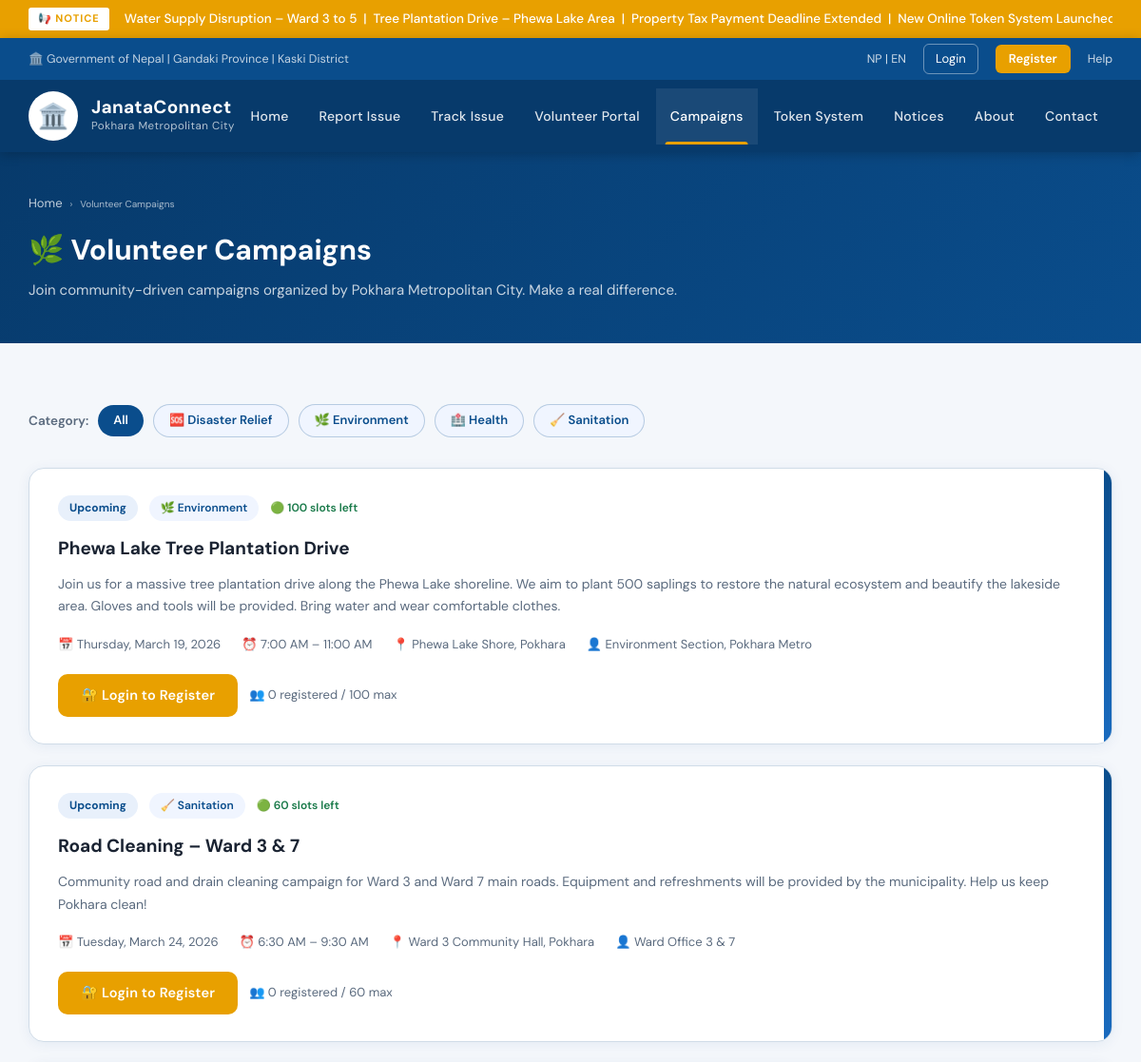
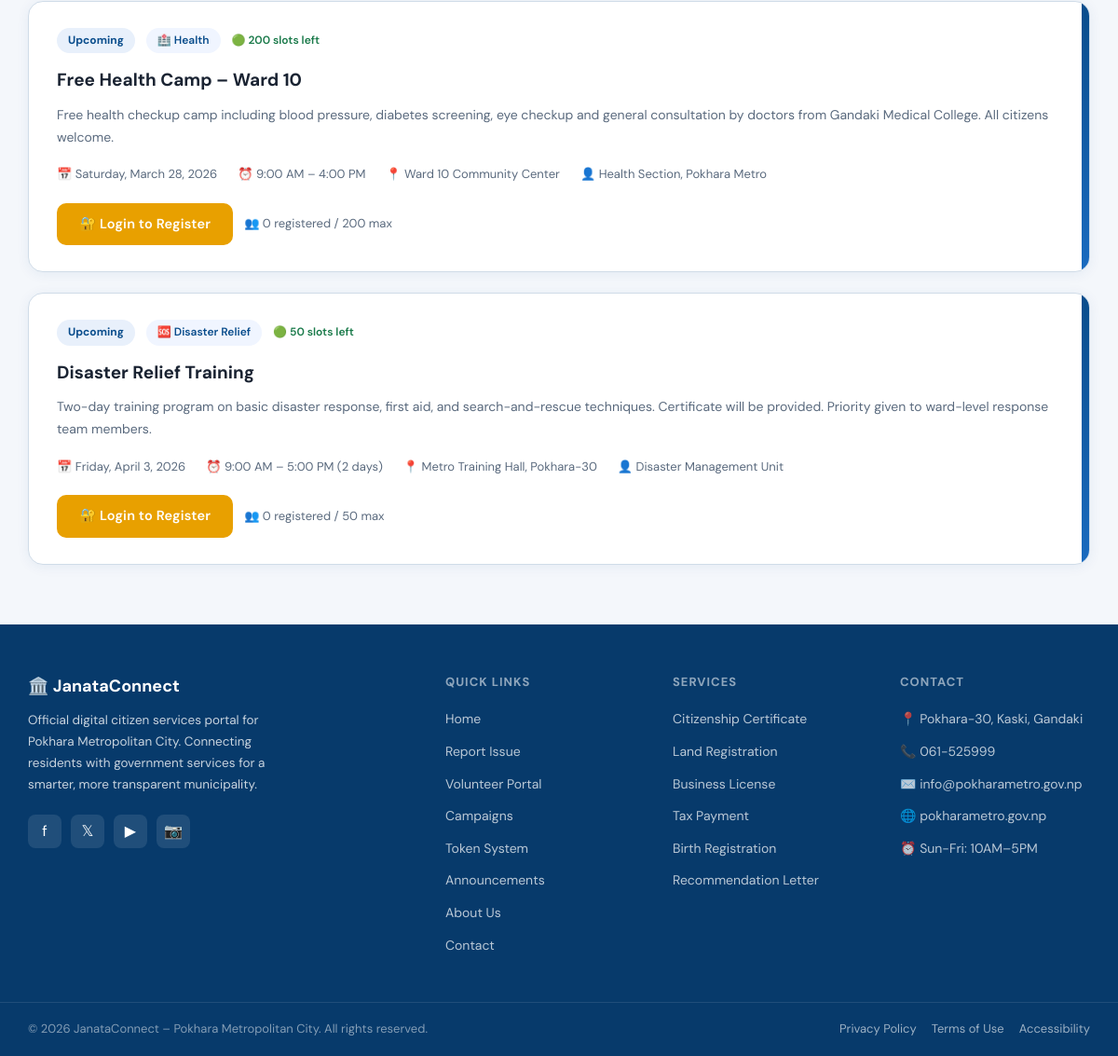
The page /campaigns.php on the database its author committed (2 pictures, top to bottom).
### tables this page shows
CREATE TABLE IF NOT EXISTS campaigns (
    id INT AUTO_INCREMENT PRIMARY KEY,
    title VARCHAR(250) NOT NULL,
    description TEXT NOT NULL,
    location VARCHAR(300),
    campaign_date DATE,
    campaign_time VARCHAR(60),
    organizer VARCHAR(150),
    max_volunteers INT DEFAULT 0,
    image VARCHAR(300),
    category VARCHAR(80),
    status ENUM('Upcoming','Ongoing','Completed','Cancelled') DEFAULT 'Upcoming',
    is_active TINYINT(1) DEFAULT 1,
    created_at TIMESTAMP DEFAULT CURRENT_TIMESTAMP
);

### config/auth.php (called while the page is built, shortened)
<?php
function user_logged_in(): bool {
    return isset($_SESSION['user_id']) && !empty($_SESSION['user_id']);
}
?>

### campaigns.php (the view, shortened to what this page needs)
<?php
require_once 'config/auth.php';
$__camp_user = user_logged_in() ? current_user() : null;
$conn = getDB();
$cat_filter = $conn->real_escape_string($_GET['category'] ?? '');
$where = "WHERE is_active=1" . ($cat_filter ? " AND category='$cat_filter'" : '');
$campaigns = $conn->query("SELECT c.*,
    (SELECT COUNT(*) FROM campaign_registrations cr WHERE cr.campaign_id = c.id) as reg_count
    FROM campaigns c $where ORDER BY campaign_date ASC");
$cats_res = $conn->query("SELECT DISTINCT category FROM campaigns WHERE is_active=1 ORDER BY category");
$categories = [];
while ($cat = $cats_res->fetch_assoc()) $categories[] = $cat['category'];
$cat_icons = [
    'Environment' => '🌿',
    'Sanitation' => '🧹',
    'Health' => '🏥',
    'Disaster Relief' => '🆘',
    'Education' => '📚',
    'Infrastructure' => '🏗️',
    'Social Work' => '🤝',
];
$status_colors = [
    'Upcoming' => ['bg' => '#e8f0fb', 'text' => '#0a4d8c'],
    'Ongoing'  => ['bg' => '#e6f6ed', 'text' => '#1a7a4a'],
    'Completed'=> ['bg' => '#f4f7fb', 'text' => '#5a6a7e'],
    'Cancelled'=> ['bg' => '#fde8e6', 'text' => '#c0392b'],
];
include 'includes/header.php';
?>
<div class="page-banner">
  <div class="container">
    <div class="breadcrumb">
      <a href="index.php">Home</a> <span>›</span> <span>Volunteer Campaigns</span>
    </div>
    <h1>🌿 Volunteer Campaigns</h1>
    <p>Join community-driven campaigns organized by Pokhara Metropolitan City. Make a real difference.</p>
  </div>
</div>
<section class="section">
  <div class="container">
    <div style="display:flex;gap:10px;flex-wrap:wrap;margin-bottom:32px;align-items:center;">
      <span style="font-size:13.5px;color:#5a6a7e;font-weight:600;">Category:</span>
      <a href="campaigns.php" style="padding:6px 16px;border-radius:20px;font-size:13px;font-weight:600;text-decoration:none;
        background:<?= !$cat_filter ? 'var(--primary)' : '#f0f5ff' ?>;
        color:<?= !$cat_filter ? 'white' : 'var(--primary)' ?>;border:1.5px solid var(--primary)40;">All</a>
      <?php foreach ($categories as $cat): ?>
      <a href="campaigns.php?category=<?= urlencode($cat) ?>"
         style="padding:6px 16px;border-radius:20px;font-size:13px;font-weight:600;text-decoration:none;
           background:<?= ($cat_filter==$cat) ? 'var(--primary)' : '#f0f5ff' ?>;
           color:<?= ($cat_filter==$cat) ? 'white' : 'var(--primary)' ?>;
           border:1.5px solid rgba(10,77,140,0.25);">
        <?= ($cat_icons[$cat] ?? '📌') . ' ' . htmlspecialchars($cat) ?>
      </a>
      <?php endforeach; ?>
    </div>
    <div style="display:flex;flex-direction:column;gap:22px;">
      <?php
      while ($c = $campaigns->fetch_assoc()):
        $sc = $status_colors[$c['status']] ?? $status_colors['Upcoming'];
        $icon = $cat_icons[$c['category']] ?? '📌';
        $slots_left = $c['max_volunteers'] > 0 ? $c['max_volunteers'] - $c['reg_count'] : null;
        $is_full = $slots_left !== null && $slots_left <= 0;
        $is_open = $c['status'] === 'Upcoming' || $c['status'] === 'Ongoing';
      ?>
      <div style="background:white;border-radius:16px;border:1.5px solid #d0dce8;box-shadow:0 2px 14px rgba(10,77,140,0.07);overflow:hidden;display:grid;grid-template-columns:1fr auto;">
        <div style="padding:28px 30px;">
          <div style="display:flex;align-items:center;gap:12px;margin-bottom:14px;flex-wrap:wrap;">
            <span style="background:<?= $sc['bg'] ?>;color:<?= $sc['text'] ?>;font-size:12px;font-weight:700;padding:4px 12px;border-radius:20px;">
              <?= htmlspecialchars($c['status']) ?>
            </span>
            <span style="background:#f0f5ff;color:#0a4d8c;font-size:12px;font-weight:600;padding:4px 12px;border-radius:20px;">
              <?= $icon ?> <?= htmlspecialchars($c['category']) ?>
            </span>
            <?php if ($slots_left !== null): ?>
            <span style="font-size:12px;color:<?= $is_full ? '#c0392b' : '#1a7a4a' ?>;font-weight:600;">
              <?= $is_full ? '🔴 Full' : "🟢 {$slots_left} slots left" ?>
            </span>
            <?php endif; ?>
          </div>
          <h3 style="font-size:19px;font-weight:700;color:#1a2332;margin-bottom:10px;">
            <?= htmlspecialchars($c['title']) ?>
          </h3>
          <p style="font-size:14px;color:#5a6a7e;line-height:1.7;margin-bottom:18px;">
            <?= nl2br(htmlspecialchars(substr($c['description'], 0, 280))) ?><?= strlen($c['description']) > 280 ? '...' : '' ?>
          </p>
          <div style="display:flex;gap:22px;flex-wrap:wrap;font-size:13px;color:#5a6a7e;margin-bottom:20px;">
            <?php if ($c['campaign_date']): ?>
            <span>📅 <?= date('l, F j, Y', strtotime($c['campaign_date'])) ?></span>
            <?php endif; ?>
            <?php if ($c['campaign_time']): ?>
            <span>⏰ <?= htmlspecialchars($c['campaign_time']) ?></span>
            <?php endif; ?>
            <?php if ($c['location']): ?>
            <span>📍 <?= htmlspecialchars($c['location']) ?></span>
            <?php endif; ?>
            <?php if ($c['organizer']): ?>
            <span>👤 <?= htmlspecialchars($c['organizer']) ?></span>
            <?php endif; ?>
          </div>
          <div style="display:flex;gap:12px;flex-wrap:wrap;">
            <?php if ($is_open && !$is_full): ?>
            <?php if ($__camp_user): ?>
            <a href="campaign_register.php?id=<?= $c['id'] ?>" class="btn btn-primary">
              🤝 Register for this Campaign
            </a>
            <?php else: ?>
            <a href="login.php?redirect=campaign_register.php%3Fid%3D<?= $c['id'] ?>" class="btn btn-primary">
              🔐 Login to Register
            </a>
            <?php endif; ?>
            <?php elseif ($is_full): ?>
            <span class="btn" style="background:#f4f7fb;color:#5a6a7e;cursor:not-allowed;border:1.5px solid #d0dce8;">
              🔴 Registration Full
            </span>
            <?php else: ?>
            <span class="btn" style="background:#f4f7fb;color:#5a6a7e;cursor:not-allowed;border:1.5px solid #d0dce8;">
              Registration Closed
            </span>
            <?php endif; ?>
            <span style="display:flex;align-items:center;font-size:13px;color:#5a6a7e;">
              👥 <?= $c['reg_count'] ?> registered<?= $c['max_volunteers'] > 0 ? ' / ' . $c['max_volunteers'] . ' max' : '' ?>
            </span>
          </div>
        </div>
        <div style="width:8px;background:linear-gradient(180deg,var(--primary),var(--primary-light));"></div>
      </div>
      <?php endwhile; ?>
    </div>
  </div>
</section>
<?php include 'includes/footer.php'; ?>

### includes/header.php (shortened to what this page needs)
<?php
$current_page = basename($_SERVER['PHP_SELF']);
$is_admin = strpos($_SERVER['PHP_SELF'], '/admin/') !== false;
$base_path = $is_admin ? '../' : '';
if (!$is_admin) {
    require_once $base_path . 'config/auth.php';
    $__user = user_logged_in() ? current_user() : null;
}
?>
<!DOCTYPE html>
<html lang="en">
<head>
  <link rel="stylesheet" href="<?= $base_path ?>css/style.css">
</head>
<body>
<?php
$_ticker_items = [];
$_ticker_path = $is_admin ? '../config/db.php' : 'config/db.php';
if (file_exists($_ticker_path)) {
    try {
        $_tc = getDB();
        $_tr = $_tc->query("SELECT title FROM announcements WHERE is_active=1 AND is_ticker=1 ORDER BY created_at DESC LIMIT 8");
        if ($_tr) { while ($_row = $_tr->fetch_assoc()) $_ticker_items[] = htmlspecialchars($_row['title']); }
    } catch (Exception $e) {  }
}
$_ticker_text = implode(' &nbsp;|&nbsp; ', array_merge($_ticker_items, $_ticker_items));
?>
<div class="notice-bar">
  <div class="container">
    <span class="notice-tag">📢 Notice</span>
    <div class="notice-ticker">
      <div class="notice-ticker-inner">
        <span><?= $_ticker_text ?></span>
      </div>
    </div>
  </div>
</div>
<nav class="navbar">
  <div class="nav-top">
    <div class="container">
      <span>🏛️ Government of Nepal | Gandaki Province | Kaski District</span>
      <div style="display:flex;align-items:center;gap:4px;">
        <a href="#" style="font-size:12.5px;">NP | EN</a>
        <?php if (!$is_admin): ?>
          <?php if ($__user): ?>
            <div class="user-nav-menu">
              <div class="user-nav-trigger">
                <div class="user-avatar-sm" style="background:<?= avatar_color($__user['full_name']) ?>;">
                  <?= strtoupper(substr($__user['full_name'],0,1)) ?>
                </div>
                <span><?= htmlspecialchars(first_name($__user['full_name'])) ?></span>
                <span style="font-size:10px;opacity:0.7;">▼</span>
              </div>
              <div class="user-nav-dropdown">
                <div class="user-nav-dropdown-header">
                  <div class="uname"><?= htmlspecialchars($__user['full_name']) ?></div>
                  <div class="uemail"><?= htmlspecialchars($__user['email']) ?></div>
                </div>
                <a href="<?= $base_path ?>my-dashboard.php"><span class="di">📊</span> My Dashboard</a>
                <a href="<?= $base_path ?>my-dashboard.php?tab=issues"><span class="di">📋</span> My Issues</a>
                <a href="<?= $base_path ?>my-dashboard.php?tab=tokens"><span class="di">🎫</span> My Tokens</a>
                <a href="<?= $base_path ?>my-dashboard.php?tab=campaigns"><span class="di">🌿</span> My Campaigns</a>
                <a href="<?= $base_path ?>my-dashboard.php?tab=profile"><span class="di">⚙️</span> Profile Settings</a>
                <a href="<?= $base_path ?>user-logout.php" class="logout-link"><span class="di">🚪</span> Logout</a>
              </div>
            </div>
          <?php else: ?>
            <a href="<?= $base_path ?>login.php" style="font-size:13px;padding:5px 12px;border:1.5px solid rgba(255,255,255,0.4);border-radius:6px;color:white;text-decoration:none;transition:all 0.2s;" onmouseover="this.style.background='rgba(255,255,255,0.1)'" onmouseout="this.style.background='transparent'">Login</a>
            <a href="<?= $base_path ?>register.php" style="font-size:13px;padding:5px 14px;background:var(--accent);border-radius:6px;color:white;text-decoration:none;font-weight:600;transition:all 0.2s;" onmouseover="this.style.background='var(--accent-light)'" onmouseout="this.style.background='var(--accent)'">Register</a>
          <?php endif; ?>
        <?php else: ?>
          <a href="<?= $base_path ?>../index.php" style="font-size:12.5px;">Public Site</a>
        <?php endif; ?>
        <a href="<?= $base_path ?>contact.php" style="font-size:12.5px;">Help</a>
      </div>
    </div>
  </div>
  <div class="container">
    <div class="nav-main">
      <a href="<?= $base_path ?>index.php" class="nav-brand">
        <div class="nav-logo">🏛️</div>
        <div class="nav-brand-text">
          <div class="name">JanataConnect</div>
          <div class="sub">Pokhara Metropolitan City</div>
        </div>
      </a>
      <ul class="nav-links">
        <li><a href="<?= $base_path ?>index.php" <?= ($current_page=='index.php') ? 'class="active"' : '' ?>>Home</a></li>
        <li><a href="<?= $base_path ?>report_issue.php" <?= ($current_page=='report_issue.php') ? 'class="active"' : '' ?>>Report Issue</a></li>
        <li><a href="<?= $base_path ?>track-issue.php" <?= ($current_page=='track-issue.php') ? 'class="active"' : '' ?>>Track Issue</a></li>
        <li><a href="<?= $base_path ?>volunteer_register.php" <?= ($current_page=='volunteer_register.php') ? 'class="active"' : '' ?>>Volunteer Portal</a></li>
        <li><a href="<?= $base_path ?>campaigns.php" <?= ($current_page=='campaigns.php'||$current_page=='campaign_register.php') ? 'class="active"' : '' ?>>Campaigns</a></li>
        <li><a href="<?= $base_path ?>token_system.php" <?= ($current_page=='token_system.php') ? 'class="active"' : '' ?>>Token System</a></li>
        <li><a href="<?= $base_path ?>announcements.php" <?= ($current_page=='announcements.php') ? 'class="active"' : '' ?>>Notices</a></li>
        <li><a href="<?= $base_path ?>about.php" <?= ($current_page=='about.php') ? 'class="active"' : '' ?>>About</a></li>
        <li><a href="<?= $base_path ?>contact.php" <?= ($current_page=='contact.php') ? 'class="active"' : '' ?>>Contact</a></li>
      </ul>
    </div>
  </div>
</nav>

### includes/footer.php (shortened to what this page needs)
<?php
$base_path = isset($base_path) ? $base_path : '';
?>
<footer>
  <div class="container">
    <div class="footer-grid">
      <div class="footer-brand">
        <div class="name">🏛️ JanataConnect</div>
        <p>Official digital citizen services portal for Pokhara Metropolitan City. Connecting residents with government services for a smarter, more transparent municipality.</p>
        <div class="social-links">
          <a href="#" title="Facebook">f</a>
          <a href="#" title="Twitter">𝕏</a>
          <a href="#" title="YouTube">▶</a>
          <a href="#" title="Instagram">📷</a>
        </div>
      </div>
      <div class="footer-col">
        <h4>Quick Links</h4>
        <ul>
          <li><a href="<?= $base_path ?>index.php">Home</a></li>
          <li><a href="<?= $base_path ?>report_issue.php">Report Issue</a></li>
          <li><a href="<?= $base_path ?>volunteer_register.php">Volunteer Portal</a></li>
          <li><a href="<?= $base_path ?>campaigns.php">Campaigns</a></li>
          <li><a href="<?= $base_path ?>token_system.php">Token System</a></li>
          <li><a href="<?= $base_path ?>announcements.php">Announcements</a></li>
          <li><a href="<?= $base_path ?>about.php">About Us</a></li>
          <li><a href="<?= $base_path ?>contact.php">Contact</a></li>
        </ul>
      </div>
      <div class="footer-col">
        <h4>Services</h4>
        <ul>
          <li><a href="#">Citizenship Certificate</a></li>
          <li><a href="#">Land Registration</a></li>
          <li><a href="#">Business License</a></li>
          <li><a href="#">Tax Payment</a></li>
          <li><a href="#">Birth Registration</a></li>
          <li><a href="#">Recommendation Letter</a></li>
        </ul>
      </div>
      <div class="footer-col">
        <h4>Contact</h4>
        <ul>
          <li><a href="#">📍 Pokhara-30, Kaski, Gandaki</a></li>
          <li><a href="tel:+97761525999">📞 061-525999</a></li>
          <li><a href="mailto:info@pokharametro.gov.np">✉️ info@pokharametro.gov.np</a></li>
          <li><a href="#">🌐 pokharametro.gov.np</a></li>
          <li><a href="#">⏰ Sun-Fri: 10AM–5PM</a></li>
        </ul>
      </div>
    </div>
  </div>
  <div class="footer-bottom">
    <div class="container" style="display:flex;justify-content:space-between;align-items:center;width:100%">
      <span>© <?= date('Y') ?> JanataConnect – Pokhara Metropolitan City. All rights reserved.</span>
      <div style="display:flex;gap:16px;">
        <a href="#">Privacy Policy</a>
        <a href="#">Terms of Use</a>
        <a href="#">Accessibility</a>
      </div>
    </div>
  </div>
</footer>
</body>
</html>

### rows shown on the page
campaigns: status "Upcoming", category "🌿", category "Environment", max_volunteers "100", title "Phewa Lake Tree Plantation Drive", description "Join us for a massive tree plantation drive along the Phewa Lake shoreline. We aim to plant 500 saplings to restore the natural ecosystem and beautify the lakeside area. Gloves and tools will be provided. Bring water and wear comfortable clothes.", campaign_date "Thursday, March 19, 2026", campaign_time "7:00 AM – 11:00 AM", location "Phewa Lake Shore, Pokhara", organizer "Environment Section, Pokhara Metro", reg_count "0"
campaigns: status "Upcoming", category "🧹", category "Sanitation", max_volunteers "60", title "Road Cleaning – Ward 3 & 7", description "Community road and drain cleaning campaign for Ward 3 and Ward 7 main roads. Equipment and refreshments will be provided by the municipality. Help us keep Pokhara clean!", campaign_date "Tuesday, March 24, 2026", campaign_time "6:30 AM – 9:30 AM", location "Ward 3 Community Hall, Pokhara", organizer "Ward Office 3 & 7", reg_count "0"
campaigns: status "Upcoming", category "🏥", category "Health", max_volunteers "200", title "Free Health Camp – Ward 10", description "Free health checkup camp including blood pressure, diabetes screening, eye checkup and general consultation by doctors from Gandaki Medical College. All citizens welcome.", campaign_date "Saturday, March 28, 2026", campaign_time "9:00 AM – 4:00 PM", location "Ward 10 Community Center", organizer "Health Section, Pokhara Metro", reg_count "0"
campaigns: status "Upcoming", category "🆘", category "Disaster Relief", max_volunteers "50", title "Disaster Relief Training", description "Two-day training program on basic disaster response, first aid, and search-and-rescue techniques. Certificate will be provided. Priority given to ward-level response team members.", campaign_date "Friday, April 3, 2026", campaign_time "9:00 AM – 5:00 PM (2 days)", location "Metro Training Hall, Pokhara-30", organizer "Disaster Management Unit", reg_count "0"

### other values the page prints
$_ticker_text "Water Supply Disruption – Ward 3 to 5 | Tree Plantation Drive – Phewa Lake Area | Property Tax Payment Deadline Extended | New Online Token System…"
$cat_icons[$cat] "🆘"
$cat "Disaster Relief"
$cat_icons[$cat] "🌿"
$cat "Environment"
$cat_icons[$cat] "🏥"
$cat "Health"
$cat_icons[$cat] "🧹"
$cat "Sanitation"
